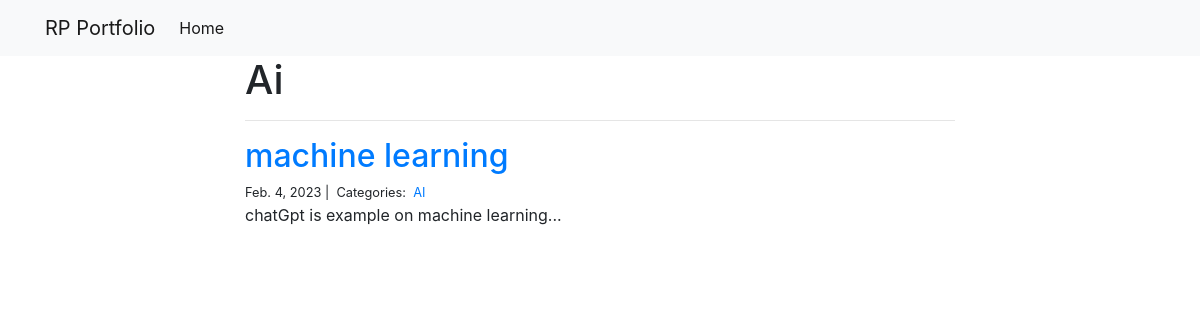
Page /blog/AI/ on the committed database.
### blog/models.py (models this page shows)
class Post(models.Model):
    title = models.CharField(max_length=255)
    body = models.TextField()
    created_on = models.DateTimeField(auto_now_add=True)
    last_modified = models.DateTimeField(auto_now=True)
    categories = models.ManyToManyField('Category', related_name='posts')

class Category(models.Model):
    name = models.CharField(max_length=20)

### blog/views.py (the view)
# urls.py: path("<category>/", views.blog_category, name="blog_category"),
def blog_category(request, category):
    posts = Post.objects.filter( categories__name__contains=category ).order_by( '-created_on' )
    context = {
    "category": category,
    "posts": posts
    }
    return render(request, "blog_category.html", context)

### blog/templates/blog_category.html
{% extends "base.html" %}
{% block page_content %}
<div class="col-md-8 offset-md-2">
    <h1>{{ category | title }}</h1>
    <hr>
    {% for post in posts %}
       <h2><a href="{% url 'blog_detail' post.pk%}">{{ post.title }}</a></h2>
    <small>
        {{ post.created_on.date }} |&nbsp;
        Categories:&nbsp;
        {% for category in post.categories.all %}
            <a href="{% url 'blog_category' category.name %}">
                {{ category.name }}
                </a>&nbsp;
            {% endfor %}
        </small>
        <p>{{ post.body | slice:":400" }}...</p>
    {% endfor %}
</div>
{% endblock %}

### rows in the picture
Post: title "machine learning", created_on "Feb. 4, 2023", body "chatGpt is example on machine learning"
Category: name "AI"

### other values in the picture
{{ category | title }} "Ai"
